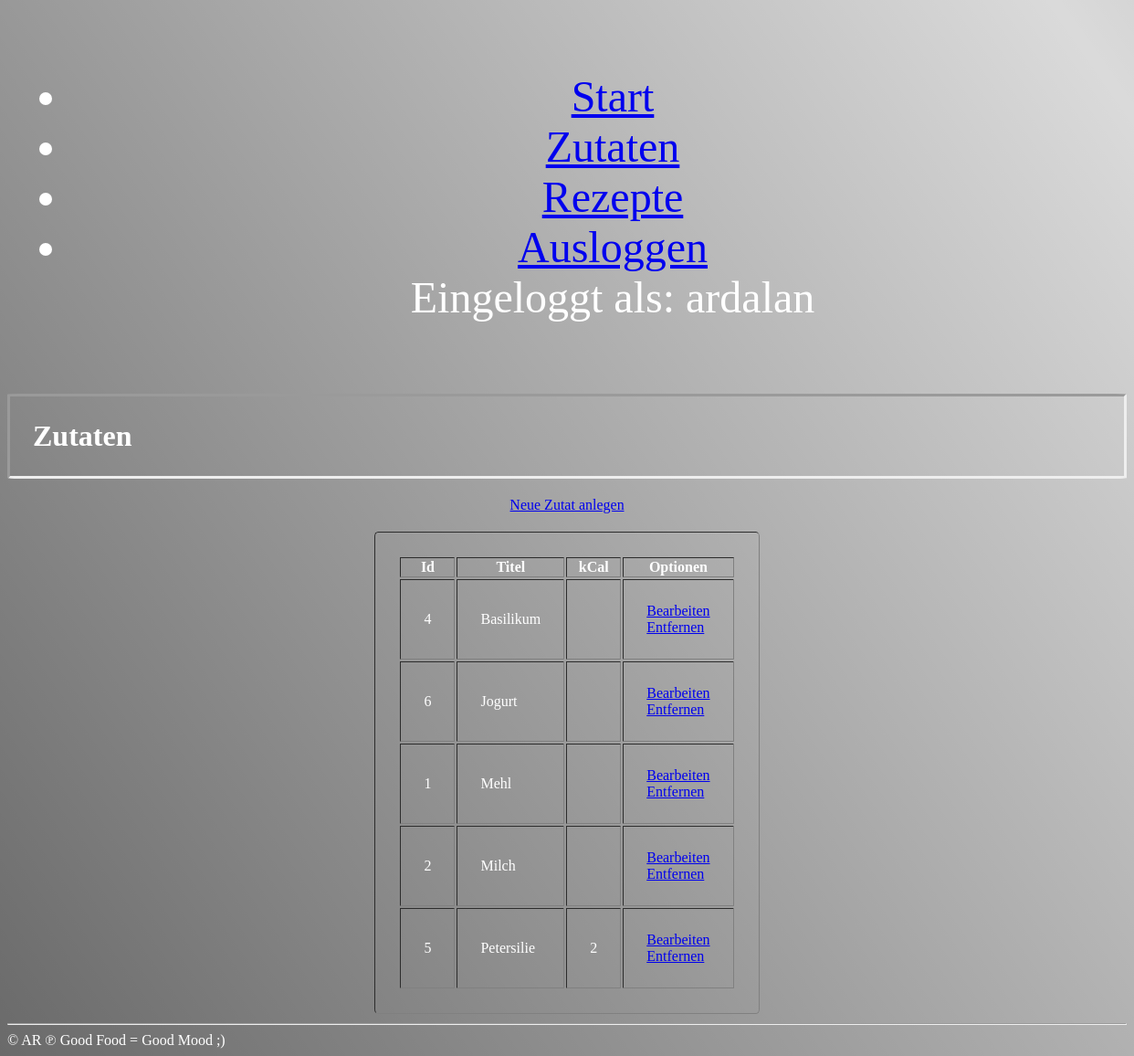
Page /admin/zutaten_liste.php (signed in) on the committed database.
### tables this page shows
CREATE TABLE `zutaten` (
  `id` int(10) UNSIGNED NOT NULL,
  `titel` varchar(190) NOT NULL,
  `kcal_pro_100` float DEFAULT NULL
);

### admin/funktionen.php (called while the page is built, shortened)
<?php
$db = mysqli_connect("localhost", "root", "", "speisekarte_jwe");
mysqli_set_charset($db, "utf8");
function query($sql_befehl){
    global $db;
    $result = mysqli_query($db, $sql_befehl) or die(mysqli_error($db) . "<br>" . $sql_befehl);
    return $result;
}

### admin/zutaten_liste.php (the view, shortened to what this page needs)
<?php
include "funktionen.php";
include "kopf.php";
?>
<h1>Zutaten</h1>
<p><a href="zutaten_neu.php">Neue Zutat anlegen</a></p>
<?php
$result = query("SELECT * FROM zutaten ORDER BY titel ASC");
echo "<table border='1'>";
    echo "<thead>";
        echo "<th>Id</th>";
        echo "<th>Titel</th>";
        echo "<th>kCal</th>";
        echo "<th>Optionen</th>";
    echo "</thead>";
    echo "<tbody>";
    while($row = mysqli_fetch_assoc($result)) {
        echo "<tr>";
            echo "<td>" . $row["id"] . "</td>";
            echo "<td>" . $row["titel"] . "</td>";
            echo "<td>" . $row["kcal_pro_100"] . "</td>";
            echo "<td>" . "<a href='zutaten_bearbeiten.php?id={$row["id"]}'>Bearbeiten</a>" . "<br>"
            ."<a href='zutaten_entfernen.php?id={$row["id"]}'>Entfernen</a>". "</td>";
        echo "</tr>";
    }
    echo "</tbody>";
echo "</table>";
include "fuss.php";

### css/adminForm.css (style rules this page uses)
h1, table, thead, tbody, tr, td { margin: 10px; padding: 25px; border-style: inset; max-width: 100%; height: 100%; margin-inline: auto; box-shadow: 1px 1px 1px 1px transparent; border-radius: 1%; text-decoration: none; }
body { background: linear-gradient(55deg, #000, #000000, #00000025, #000000); background-size: 400% 800%; animation: gradient 30s ease infinite; color: rgb(255, 255, 255); }
h1 { color: white; }
p { color: var(--dark-orange); margin: 20px; text-align: center; text-decoration: underline; box-shadow: 5px 5px 50px 5px var(--dark-orange); }

### rows in the picture
zutaten: id "4", titel "Basilikum"
zutaten: id "6", titel "Jogurt"
zutaten: id "1", titel "Mehl"
zutaten: id "2", titel "Milch"
zutaten: id "5", titel "Petersilie", kcal_pro_100 "2"

### other values in the picture
$_SESSION["benutzername"] "ardalan"
